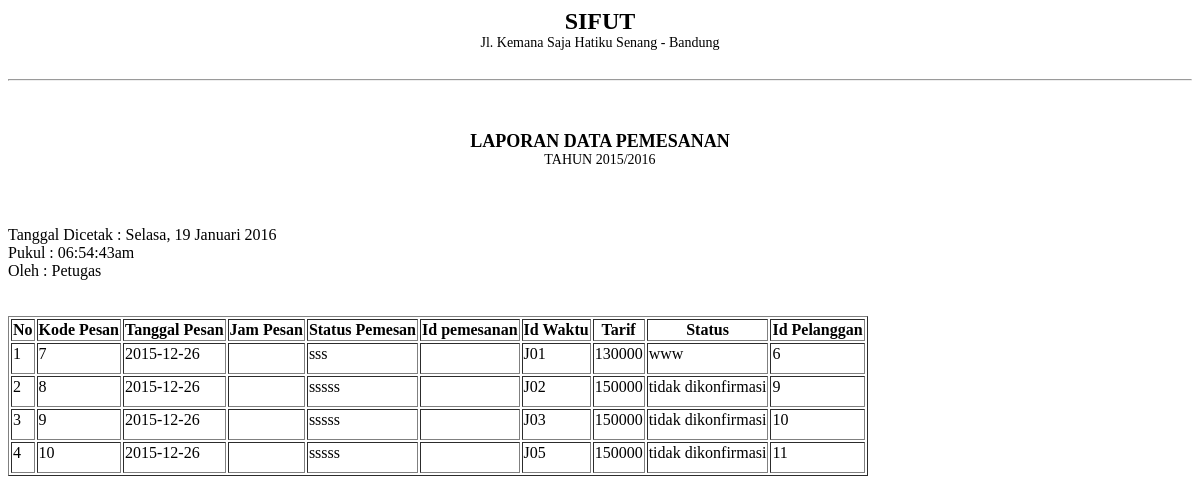
Before: /pegawai/module_pemesanan/table_pemesanan.php with the older database file.
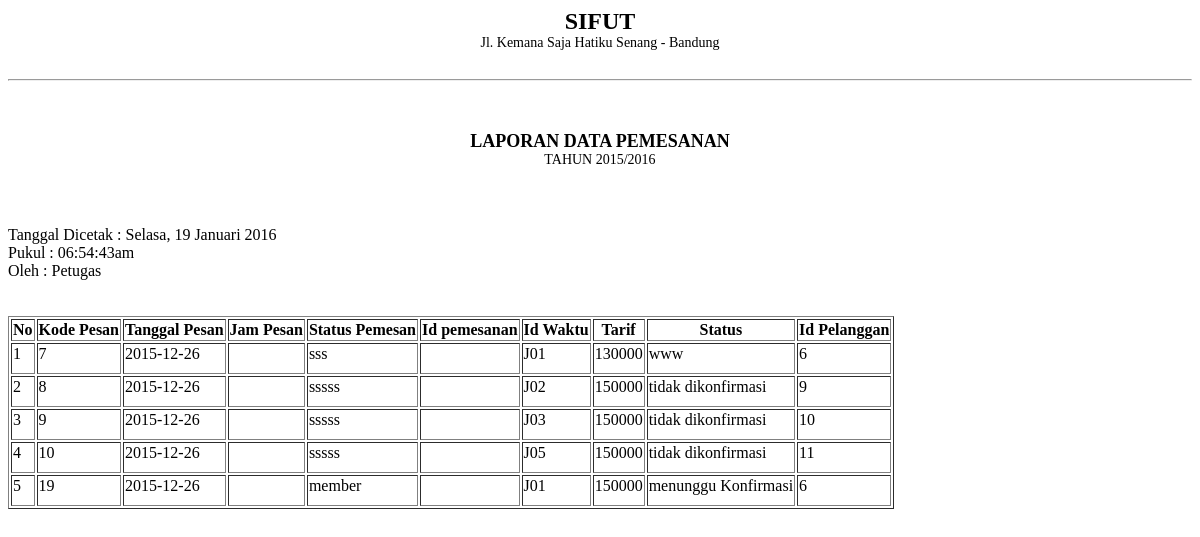
After: the same page with the newer database file.
### tables this page shows
CREATE TABLE IF NOT EXISTS `pemesanan` (
  `kode_pesan` int(11) NOT NULL,
  `tanggal_pesan` date NOT NULL,
  `status_pemesan` varchar(30) NOT NULL,
  `id_lapang` char(8) NOT NULL,
  `id_waktu` char(8) NOT NULL,
  `tarif` int(11) NOT NULL,
  `status` varchar(20) NOT NULL,
  `id_pelanggan` int(11) NOT NULL
);

### pegawai/module_pemesanan/table_pemesanan.php (the view, shortened to what this page needs)
<?php
$array_hari = array(1=>"Senin","Selasa","Rabu","Kamis","Jumat", "Sabtu","Minggu");
$hari = $array_hari[date("N")];
$tanggal = date ("j");
$array_bulan = array(1=>"Januari","Februari","Maret", "April", "Mei", "Juni","Juli","Agustus","September","Oktober", "November","Desember");
$bulan = $array_bulan[date("n")];
$tahun = date("Y");
echo '
<div class="title">SIFUT</div>
          <div class="stat">Jl. Kemana Saja Hatiku Senang - Bandung</div>
          <hr size="2">
          <div class="sub-title">LAPORAN DATA PEMESANAN</div>
          <div class="sub-stat">TAHUN 2015/2016</div>
          <br>
          Tanggal Dicetak : '.$hari . ", ".$tanggal." ".$bulan." ".$tahun.'
          <br>
          Pukul : '.date("h:i:sa").'
          <br>
          Oleh : Petugas
            <br>
'
?>
<table border="1">
        <tr>
          <th>No</th>
                <th>Kode Pesan</th>
                <th>Tanggal Pesan</th>
                <th>Jam Pesan</th>
                <th>Status Pemesan</th>
                <th>Id pemesanan</th>
                <th>Id Waktu</th>
                <th>Tarif</th>
                <th>Status</th>
                <th>Id Pelanggan</th>
        </tr>
      <tbody border="1">
<?php
	$tampil_mahasiswa = mysql_query("SELECT * FROM pemesanan ORDER BY kode_pesan");
    $no=1;
    while ($tampil=mysql_fetch_array($tampil_mahasiswa)){
       echo "<tr><td>$no</td>
             <td class='tab-col'>$tampil[kode_pesan]</td>
               <td>$tampil[tanggal_pesan]</td>
               <td>$tampil[jam_pesan]</td>
               <td>$tampil[status_pemesan]</td>
               <td>$tampil[id_pemesanan]</td>
               <td>$tampil[id_waktu]</td>
               <td>$tampil[tarif]</td>
               <td>$tampil[status]</td>
               <td>$tampil[id_pelanggan]</td>
            </tr>
             ";
        $no++;
    }
  echo "
        </tbody>
        </table>
        </div>";
?>

Changed rows visible on the page:
added pemesanan: kode_pesan "19", tanggal_pesan "2015-12-26", status_pemesan "member", id_waktu "J01", tarif "150000", status "menunggu Konfirmasi", id_pelanggan "6"
